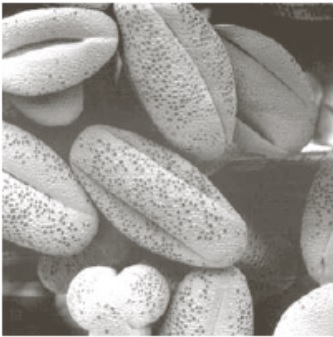
#> input picture lab2/Fig4.jpg, 333 x 337 px
$ python q02.py
#> lines starting #> are read from the running program, lines starting #| are printed output that depends on the picture
#> in main, input_image is the input picture: shape (337, 333, 3); mean R, G, B 155.9, 153.5, 149.3
import matplotlib.pyplot as plt
import numpy as np

def average_grayscale(image):
    # Convert the RGB image to grayscale using average method
    return np.mean(image, axis=-1)

def histogram_equalization(image):
    # Flatten the grayscale image
    flattened_image = image.flatten()

    # Apply histogram equalization
    equalized_image = histogram_equalization_channel(flattened_image)

    # Reshape the equalized image to the original shape
    equalized_image = equalized_image.reshape(image.shape)

    return equalized_image

def histogram_equalization_channel(channel):
    # Compute histogram
    hist, bins = np.histogram(channel, bins=256, range=[0, 256])
#> hist = 256 values, max 3193 at index 68, min 0 at index 0, mean 438.4; bins = 257 values from 0 to 256

    # Compute cumulative distribution function (CDF)
    cdf = hist.cumsum()
#> cdf = 256 values from 0 to 112221

    # Normalize the CDF
    cdf_normalized = cdf / cdf[-1]
#> cdf_normalized = 256 values from 0 to 1

    # Map the pixel values using the CDF
    equalized_channel = np.interp(channel, bins[:-1], cdf_normalized * 255)

    return equalized_channel

def main():
    # Read the input image
    input_image = plt.imread('Fig4.jpg')

    # Convert the RGB image to average grayscale
    grayscale_image = average_grayscale(input_image)

    # Display the input image
    plt.subplot(2, 2, 1)
    plt.imshow(grayscale_image, cmap='gray')
    plt.title('Input Grayscale Image')

    # Display the input image histogram
    plt.subplot(2, 2, 2)
    plt.hist(grayscale_image.flatten(), bins=256, range=[0, 256], color='gray', alpha=0.5)
    plt.title('Input Grayscale Image Histogram')

    # Apply histogram equalization to the average grayscale image
    equalized_image = histogram_equalization(grayscale_image)
#> in histogram_equalization, `equalized_image = equalized_image.reshape(image.shape)`:
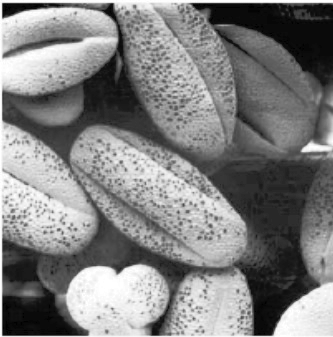
#> equalized_image: shape (337, 333) float64; min 0.0144, max 255, mean 129

    # Display the equalized image
    plt.subplot(2, 2, 3)
    plt.imshow(equalized_image, cmap='gray')
    plt.title('Equalized Grayscale Image')

    # Display the equalized image histogram
    plt.subplot(2, 2, 4)
    plt.hist(equalized_image.flatten(), bins=256, range=[0, 256], color='gray', alpha=0.5)
    plt.title('Equalized Grayscale Image Histogram')

    # Show the plots
    plt.tight_layout()
    plt.show()
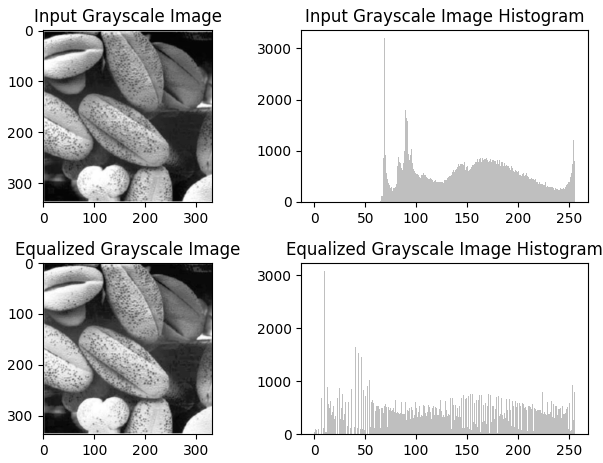
#> figure drawn by matplotlib, 4 panels; panel 2: tallest bar 3193 high, from x = 68 to 69; panel 4: tallest bar 3079 high, from x = 10 to 11

if __name__ == "__main__":
    main()
